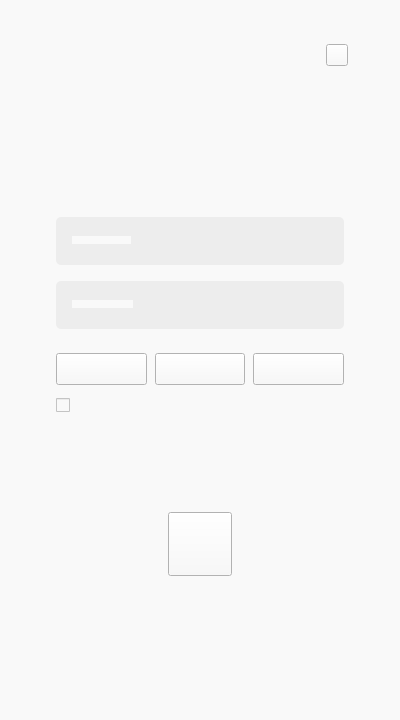
<?xml version="1.0" encoding="UTF-8"?>
<ui version="4.0">
 <class>Form</class>
 <widget class="QWidget" name="Form">
  <property name="geometry">
   <rect>
    <x>0</x>
    <y>0</y>
    <width>400</width>
    <height>720</height>
   </rect>
  </property>
  <property name="windowTitle">
   <string>Widget</string>
  </property>
  <property name="windowOpacity">
   <double>1.000000000000000</double>
  </property>
  <property name="styleSheet">
   <string notr="true">background-color: rgb(249, 249, 249);</string>
  </property>
  <widget class="QLineEdit" name="username_line_edit">
   <property name="geometry">
    <rect>
     <x>56</x>
     <y>217</y>
     <width>288</width>
     <height>48</height>
    </rect>
   </property>
   <property name="styleSheet">
    <string notr="true">QLineEdit {
	border-radius: 5px;
	color: rgb(51, 51, 51);
	font: 75 8pt &quot;Microsoft YaHei&quot;;
	background-color: rgb(237, 237, 237);
	padding:0px 10px
}
QLineEdit::hover {
	background-color: rgb(231, 231, 231);
}
QLineEdit::focus {
	border: 2px solid rgb(51, 51, 51);
	background-color: rgb(249, 249, 249);
}</string>
   </property>
  </widget>
  <widget class="QLineEdit" name="password_line_edit">
   <property name="geometry">
    <rect>
     <x>56</x>
     <y>281</y>
     <width>288</width>
     <height>48</height>
    </rect>
   </property>
   <property name="styleSheet">
    <string notr="true">QLineEdit {
	border-radius: 5px;
	color: rgb(51, 51, 51);
	font: 75 8pt &quot;Microsoft YaHei&quot;;
	background-color: rgb(237, 237, 237);
	padding:0px 10px
}
QLineEdit::hover {
	background-color: rgb(231, 231, 231);
}
QLineEdit::focus {
	border: 2px solid rgb(51, 51, 51);
	background-color: rgb(249, 249, 249);
}</string>
   </property>
   <property name="echoMode">
    <enum>QLineEdit::Password</enum>
   </property>
  </widget>
  <widget class="QLabel" name="sign_in_label">
   <property name="geometry">
    <rect>
     <x>160</x>
     <y>159</y>
     <width>80</width>
     <height>33</height>
    </rect>
   </property>
   <property name="styleSheet">
    <string notr="true">border-image: url(:/resources/resources/Sign_in.png);</string>
   </property>
   <property name="text">
    <string/>
   </property>
  </widget>
  <widget class="QPushButton" name="facebook_button">
   <property name="geometry">
    <rect>
     <x>56</x>
     <y>353</y>
     <width>91</width>
     <height>32</height>
    </rect>
   </property>
   <property name="styleSheet">
    <string notr="true">QPushButton {
	border-image: url(:/resources/resources/Facebook.png);
}
QPushButton::hover {
	border-image: url(:/resources/resources/Facebook_hovered.png);
}</string>
   </property>
   <property name="text">
    <string/>
   </property>
  </widget>
  <widget class="QPushButton" name="google_button">
   <property name="geometry">
    <rect>
     <x>155</x>
     <y>353</y>
     <width>90</width>
     <height>32</height>
    </rect>
   </property>
   <property name="styleSheet">
    <string notr="true">QPushButton {
	border-image: url(:/resources/resources/Google.png);
}
QPushButton::hover {
	border-image: url(:/resources/resources/Google_hovered.png);
}</string>
   </property>
   <property name="text">
    <string/>
   </property>
  </widget>
  <widget class="QPushButton" name="apple_button">
   <property name="geometry">
    <rect>
     <x>253</x>
     <y>353</y>
     <width>91</width>
     <height>32</height>
    </rect>
   </property>
   <property name="styleSheet">
    <string notr="true">QPushButton {
	border-image: url(:/resources/resources/Apple.png);
}
QPushButton::hover {
	border-image: url(:/resources/resources/Apple_hovered.png);
}</string>
   </property>
   <property name="text">
    <string/>
   </property>
  </widget>
  <widget class="QPushButton" name="help_tooltip">
   <property name="geometry">
    <rect>
     <x>326</x>
     <y>44</y>
     <width>22</width>
     <height>22</height>
    </rect>
   </property>
   <property name="styleSheet">
    <string notr="true">border-image: url(:/resources/resources/Help2.png);</string>
   </property>
   <property name="text">
    <string/>
   </property>
  </widget>
  <widget class="QCheckBox" name="stay_signed_in_checkbox">
   <property name="geometry">
    <rect>
     <x>56</x>
     <y>395</y>
     <width>17</width>
     <height>21</height>
    </rect>
   </property>
   <property name="styleSheet">
    <string notr="true">QCheckBox::indicator:unchecked {
	border-image: url(:/resources/resources/Checkbox_unchecked.png);
}
QCheckBox::indicator:unchecked:hover {
	border-image: url(:/resources/resources/Checkbox_unchecked_hovered.png);
}
QCheckBox::indicator:checked {
	border-image: url(:/resources/resources/Checkbox_checked.png);
}
QCheckBox::indicator:checked:hover {
	border-image: url(:/resources/resources/Checkbox_checked_hovered.png);
}</string>
   </property>
   <property name="text">
    <string/>
   </property>
  </widget>
  <widget class="QPushButton" name="login_button">
   <property name="geometry">
    <rect>
     <x>168</x>
     <y>512</y>
     <width>64</width>
     <height>64</height>
    </rect>
   </property>
   <property name="styleSheet">
    <string notr="true">QPushButton {
	border-image: url(:/resources/resources/Login_button.png);
}
QPushButton::hover {
	border-image: url(:/resources/resources/Login_button_hovered.png);
}</string>
   </property>
   <property name="text">
    <string/>
   </property>
  </widget>
  <widget class="QLabel" name="version_label">
   <property name="geometry">
    <rect>
     <x>298</x>
     <y>657</y>
     <width>48</width>
     <height>18</height>
    </rect>
   </property>
   <property name="styleSheet">
    <string notr="true">QLabel {
	border-image: url(:/resources/resources/version_label.png);
}
QLabel::hover {
	border-image: url(:/resources/resources/version_label_hovered.png);
}</string>
   </property>
   <property name="text">
    <string/>
   </property>
  </widget>
  <widget class="QLabel" name="label_1">
   <property name="geometry">
    <rect>
     <x>156</x>
     <y>637</y>
     <width>88</width>
     <height>18</height>
    </rect>
   </property>
   <property name="styleSheet">
    <string notr="true">QLabel {
	border-image: url(:/resources/resources/Label_1.png);
}
QLabel::hover {
	border-image: url(:/resources/resources/Label_1_hovered.png);
}</string>
   </property>
   <property name="text">
    <string/>
   </property>
  </widget>
  <widget class="QLabel" name="label_2">
   <property name="geometry">
    <rect>
     <x>149</x>
     <y>654</y>
     <width>102</width>
     <height>18</height>
    </rect>
   </property>
   <property name="styleSheet">
    <string notr="true">QLabel {
	border-image: url(:/resources/resources/Label_2.png);
}
QLabel::hover {
	border-image: url(:/resources/resources/Label_2_hovered.png);
}</string>
   </property>
   <property name="text">
    <string/>
   </property>
  </widget>
  <widget class="QLabel" name="checkbox_label">
   <property name="geometry">
    <rect>
     <x>77</x>
     <y>395</y>
     <width>94</width>
     <height>22</height>
    </rect>
   </property>
   <property name="styleSheet">
    <string notr="true">QLabel {
	border-image: url(:/resources/resources/Checkbox_label.png);
}
QLabel::hover {
	border-image: url(:/resources/resources/Checkbox_label_hovered.png);
}</string>
   </property>
   <property name="text">
    <string/>
   </property>
  </widget>
  <widget class="QLabel" name="riot_games_logo">
   <property name="geometry">
    <rect>
     <x>138</x>
     <y>51</y>
     <width>126</width>
     <height>61</height>
    </rect>
   </property>
   <property name="styleSheet">
    <string notr="true">border-image: url(:/resources/resources/Riot_Games.png);</string>
   </property>
   <property name="text">
    <string/>
   </property>
  </widget>
  <widget class="QLabel" name="username_label">
   <property name="geometry">
    <rect>
     <x>72</x>
     <y>236</y>
     <width>59</width>
     <height>8</height>
    </rect>
   </property>
   <property name="styleSheet">
    <string notr="true">border-image: url(:/resources/resources/Username_label.png);</string>
   </property>
   <property name="text">
    <string/>
   </property>
  </widget>
  <widget class="QLabel" name="password_label">
   <property name="geometry">
    <rect>
     <x>72</x>
     <y>300</y>
     <width>61</width>
     <height>8</height>
    </rect>
   </property>
   <property name="styleSheet">
    <string notr="true">border-image: url(:/resources/resources/Password_label.png);</string>
   </property>
   <property name="text">
    <string/>
   </property>
  </widget>
 </widget>
 <tabstops>
  <tabstop>help_tooltip</tabstop>
  <tabstop>username_line_edit</tabstop>
  <tabstop>password_line_edit</tabstop>
  <tabstop>facebook_button</tabstop>
  <tabstop>google_button</tabstop>
  <tabstop>apple_button</tabstop>
  <tabstop>stay_signed_in_checkbox</tabstop>
  <tabstop>login_button</tabstop>
 </tabstops>
 <resources>
  <include location="Widget_Resources.qrc"/>
 </resources>
 <connections/>
</ui>
